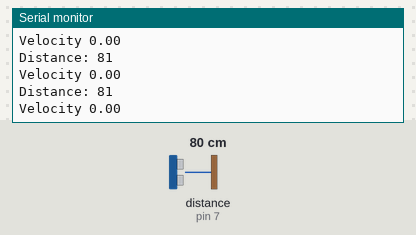
A sketch run on a simulated Arduino Uno, built with avr-gcc and run on an emulated ATmega328P. On the bench: the last lines printed to the serial monitor. The test bench sets the inputs (shaded band); at power-on: distance to the obstacle (sensor on pin 7) 80 cm. The echo pulse lasts 58.3 µs per cm.

Above: at 1.2 s.
1.3 s: distance to the obstacle (sensor on pin 7) set to 2 cm
At 1.35 s:
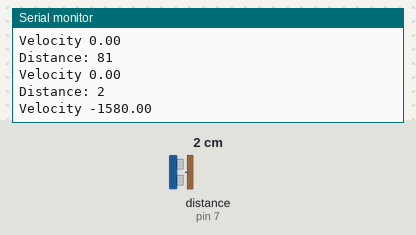
2.8 s: distance to the obstacle (sensor on pin 7) set to 60 cm
At 2.85 s:
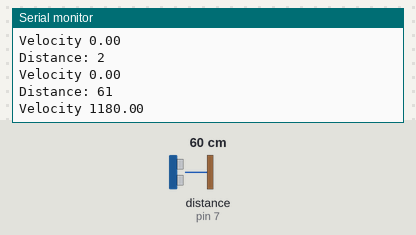
Timing chart, 0 to 5.8 s (numbered marks = the images above; inputs shaded):
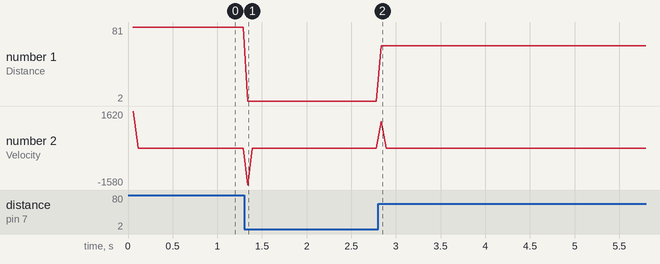

Measured:
- after the input at 1.3 s, the serial monitor: prints a new line at once (image 1)
- after the input at 2.8 s, the serial monitor: prints a new line at once (image 2)
- plotted number 1: 81 → 2 after the input at 1.3 s, 2 → 61 after the input at 2.8 s

The sketch:

Ultrasonic_2.ino
```cpp
#include <NewPing.h>
#define TRIGGER_PIN  4
#define ECHO_PIN     7  // Arduino pin tied to echo pin on the ultrasonic sensor.
#define MAX_DISTANCE 400 // Maximum distance we want to ping for (in centimeters). Maximum sensor distance is rated at 400-500cm.
unsigned long t, t2;
int a, distance;
float velocity;
NewPing sonar(TRIGGER_PIN, ECHO_PIN, MAX_DISTANCE); // NewPing setup of pins and maximum distance.
void setup() {
  Serial.begin(115200); // Open serial monitor at 115200 baud to see ping results.

}
void loop() {
  a = distance;
  t = millis();
  delay(50);                     // Wait 50ms between pings (about 20 pings/sec). 29ms should be the shortest delay between pings.
  distance = sonar.ping_cm();
  t2 = millis();
  velocity = ((distance - a)*1000)/50;
  Serial.print("Distance: ");
  Serial.println(distance); // Send ping, get distance in cm and print result (0 = outside set distance range)
  Serial.print("Velocity ");
  Serial.println(velocity);

}
```
